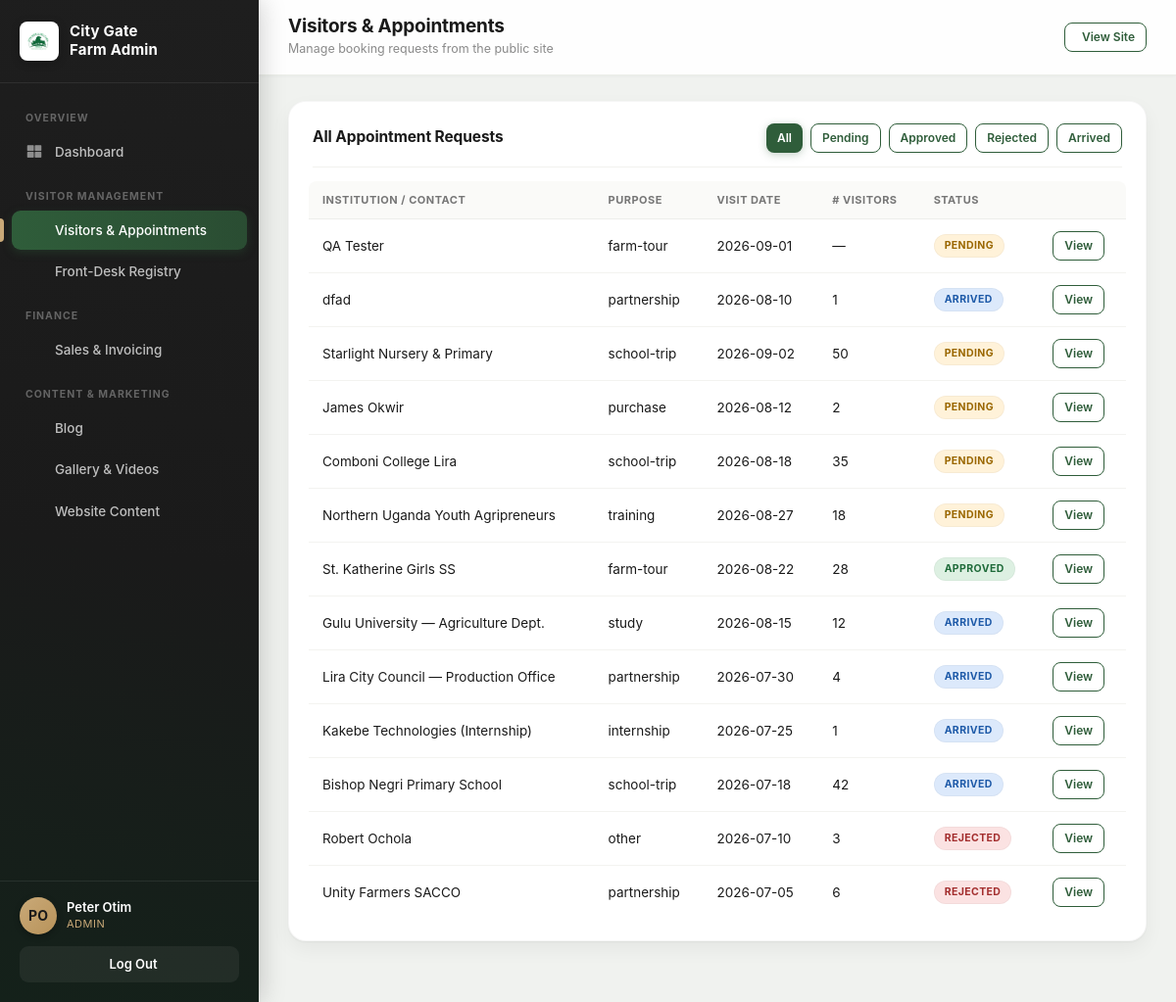
The app's page /admin/visitors.php (signed in) with its own data.
### tables this page shows
CREATE TABLE `appointments` (
  `id` int(11) NOT NULL AUTO_INCREMENT,
  `institution` varchar(190) DEFAULT NULL,
  `contact_name` varchar(150) NOT NULL,
  `contact_phone` varchar(40) NOT NULL,
  `contact_email` varchar(190) NOT NULL,
  `purpose` varchar(60) NOT NULL,
  `visit_date` date DEFAULT NULL,
  `visit_time` varchar(30) DEFAULT NULL,
  `num_visitors` int(11) DEFAULT NULL,
  `message` text DEFAULT NULL,
  `status` enum('Pending','Approved','Rejected','Arrived') NOT NULL DEFAULT 'Pending',
  `checked_in_at` datetime DEFAULT NULL,
  `created_at` datetime NOT NULL DEFAULT current_timestamp(),
  PRIMARY KEY (`id`)
);

### admin/visitors.php (the view, shortened to what this page needs)
<?php
require_once __DIR__ . '/includes/header.php';
$canFull = cg_can('visitors', 'full');
function cgStatusBadge(string $status): string {
   $map = ['Pending' => 'pending', 'Approved' => 'approved', 'Rejected' => 'rejected', 'Arrived' => 'arrived'];
   $cls = $map[$status] ?? 'pending';
   return '<span class="cg-badge cg-badge-' . $cls . '">' . htmlspecialchars($status) . '</span>';
}
$statusFilter = $_GET['status'] ?? 'All';
$validStatuses = ['All', 'Pending', 'Approved', 'Rejected', 'Arrived'];
if ($statusFilter === 'All') {
   $listStmt = $pdo->query('SELECT * FROM appointments ORDER BY created_at DESC');
} else {
   $listStmt = $pdo->prepare('SELECT * FROM appointments WHERE status = ? ORDER BY created_at DESC');
   $listStmt->execute([$statusFilter]);
}
$appointments = $listStmt->fetchAll();
?>
<div class="cg-panel">
   <div class="cg-panel-head">
      <h2>All Appointment Requests</h2>
      <div class="d-flex gap-2 flex-wrap">
         <?php foreach ($validStatuses as $s): ?>
            <a href="visitors.php?status=<?php echo urlencode($s); ?>" class="cg-btn cg-btn-sm <?php echo $s === $statusFilter ? 'cg-btn-primary' : 'cg-btn-outline'; ?>"><?php echo htmlspecialchars($s); ?></a>
         <?php endforeach; ?>
      </div>
   </div>
   <div class="cg-table-wrap">
      <table class="cg-table">
         <thead><tr><th>Institution / Contact</th><th>Purpose</th><th>Visit Date</th><th># Visitors</th><th>Status</th><th></th><?php if ($canFull): ?><th>Actions</th><?php endif; ?></tr></thead>
         <tbody>
         <?php if (!$appointments): ?>
            <tr><td colspan="7" class="text-muted">No appointment requests found for this filter.</td></tr>
         <?php else: foreach ($appointments as $a): ?>
            <tr>
               <td><?php echo htmlspecialchars($a['institution'] ?: $a['contact_name']); ?></td>
               <td><?php echo htmlspecialchars($a['purpose']); ?></td>
               <td><?php echo htmlspecialchars($a['visit_date'] ?: '—'); ?></td>
               <td><?php echo htmlspecialchars((string) ($a['num_visitors'] ?? '—')); ?></td>
               <td><?php echo cgStatusBadge($a['status']); ?></td>
               <td><a href="visitors.php?view=<?php echo (int) $a['id']; ?><?php echo $statusFilter !== 'All' ? '&status=' . urlencode($statusFilter) : ''; ?>" class="cg-btn cg-btn-outline cg-btn-sm">View</a></td>
            </tr>
         <?php endforeach; endif; ?>
         </tbody>
      </table>
   </div>
</div>
<?php require_once __DIR__ . '/includes/footer.php'; ?>

### css/cg-theme.css (style rules this page uses)
:root { --farm-green: #2F5D3A; --farm-green-dark: #1F3F27; --cream: #FAF7F0; --earth: #C9A978; --charcoal: #1A1A1A; --white: #FFFFFF; --soft-shadow: 0 4px 14px rgba(26, 26, 26, 0.08); --cta-green: #C9A978; }
* { box-sizing: border-box; }
body { font-family: 'Inter', -apple-system, BlinkMacSystemFont, 'Segoe UI', sans-serif; color: var(--charcoal); background: var(--cream); overflow-x: hidden; }

### css/cg-admin.css (style rules this page uses)
.cg-admin-body { background: #F0F2EF; font-family: 'Inter', -apple-system, sans-serif; min-height: 100vh; }
.cg-panel { background: #fff; border-radius: 18px; box-shadow: 0 1px 2px rgba(26,26,26,0.04), 0 8px 20px rgba(26, 26, 26, 0.05); border: 1px solid rgba(26,26,26,0.04); padding: 22px 24px; margin-bottom: 22px; }
.cg-panel-head { display: flex; align-items: center; justify-content: space-between; margin-bottom: 18px; flex-wrap: wrap; gap: 10px; padding-bottom: 14px; border-bottom: 1px solid #f2f2ef; }
.cg-panel-head h2 { font-size: 15.5px; font-weight: 700; color: var(--charcoal); margin: 0; letter-spacing: -0.1px; }
.cg-table-wrap { overflow-x: auto; margin: -4px -4px 0; }
.cg-table { width: 100%; border-collapse: collapse; font-size: 13.5px; }
.cg-table th { text-align: left; padding: 11px 14px; background: #FAFAF8; color: #767676; font-weight: 700; font-size: 11px; text-transform: uppercase; letter-spacing: 0.5px; border-bottom: 1.5px solid #edeeeb; white-space: nowrap; }
.cg-table th:first-child { border-top-left-radius: 8px; }
.cg-table th:last-child { border-top-right-radius: 8px; }
.cg-table td { padding: 12px 14px; border-bottom: 1px solid #f3f3f0; color: var(--charcoal); vertical-align: middle; }
.cg-table tr:last-child td { border-bottom: none; }
.cg-badge { display: inline-block; padding: 4px 11px; border-radius: 100px; font-size: 10.5px; font-weight: 700; text-transform: uppercase; letter-spacing: 0.4px; box-shadow: inset 0 0 0 1px rgba(0,0,0,0.03); }
.cg-badge-pending { background: #FFF2D9; color: #9A6700; }
.cg-badge-approved { background: #DDF0E2; color: #1F6B3A; }
.cg-badge-rejected { background: #FBE2E2; color: #A32E2E; }
.cg-badge-arrived { background: #DCE9FB; color: #1E5AA8; }
.cg-btn { display: inline-flex; align-items: center; gap: 6px; padding: 8px 16px; border-radius: 8px; font-size: 13px; font-weight: 600; border: none; cursor: pointer; text-decoration: none; transition: all 0.2s ease; }
.cg-btn-primary { background: var(--farm-green); color: #fff; box-shadow: 0 2px 8px rgba(47, 93, 58, 0.28); }
.cg-btn-outline { background: #fff; color: var(--farm-green); border: 1.5px solid var(--farm-green); }
.cg-btn-sm { padding: 5px 11px; font-size: 12px; }

### records on screen
appointments: contact_name "QA Tester", purpose "farm-tour", visit_date "2026-09-01", num_visitors "—", status "PENDING"
appointments: institution "dfad", purpose "partnership", visit_date "2026-08-10", num_visitors "1", status "ARRIVED"
appointments: institution "Starlight Nursery & Primary", purpose "school-trip", visit_date "2026-09-02", num_visitors "50", status "PENDING"
appointments: contact_name "James Okwir", purpose "purchase", visit_date "2026-08-12", num_visitors "2", status "PENDING"
appointments: institution "Comboni College Lira", purpose "school-trip", visit_date "2026-08-18", num_visitors "35", status "PENDING"
appointments: institution "Northern Uganda Youth Agripreneurs", purpose "training", visit_date "2026-08-27", num_visitors "18", status "PENDING"
appointments: institution "St. Katherine Girls SS", purpose "farm-tour", visit_date "2026-08-22", num_visitors "28", status "APPROVED"
appointments: institution "Gulu University — Agriculture Dept.", purpose "study", visit_date "2026-08-15", num_visitors "12", status "ARRIVED"
appointments: institution "Lira City Council — Production Office", purpose "partnership", visit_date "2026-07-30", num_visitors "4", status "ARRIVED"
appointments: institution "Kakebe Technologies (Internship)", purpose "internship", visit_date "2026-07-25", num_visitors "1", status "ARRIVED"
appointments: institution "Bishop Negri Primary School", purpose "school-trip", visit_date "2026-07-18", num_visitors "42", status "ARRIVED"
appointments: contact_name "Robert Ochola", purpose "other", visit_date "2026-07-10", num_visitors "3", status "REJECTED"
appointments: institution "Unity Farmers SACCO", purpose "partnership", visit_date "2026-07-05", num_visitors "6", status "REJECTED"

### other values on screen
$groupLabel "OVERVIEW"
$item['label'] "Dashboard"
$groupLabel "VISITOR MANAGEMENT"
$item['label'] "Visitors & Appointments"
$item['label'] "Front-Desk Registry"
$groupLabel "FINANCE"
$item['label'] "Sales & Invoicing"
$groupLabel "CONTENT & MARKETING"
$item['label'] "Blog"
$item['label'] "Gallery & Videos"
$item['label'] "Website Content"
cg_initials($user['name']) "PO"
$user['name'] "Peter Otim"
$user['role'] "ADMIN"
$pageTitle "Visitors & Appointments"
